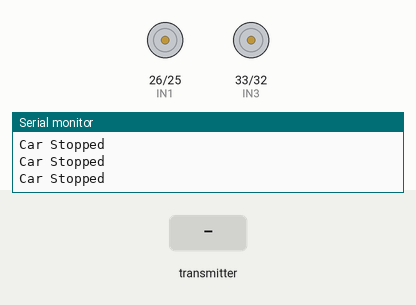
Simulated run of this sketch. Board: ESP32. On the bench: motor-driver pin pairs drawn as motors (green arrow = first pin HIGH = forward, orange = second pin HIGH = backward, longer = more drive), the last lines printed to the serial monitor. The inputs (shaded band) are chosen by the test bench.

Above: at 1.2 s.
1.3 s: the transmitter starts sending f = 1
At 2.2 s:
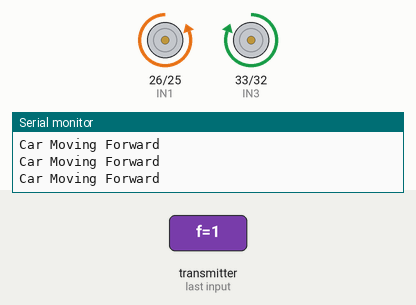
2.8 s: the transmitter starts sending f = 0
At 3.4 s:
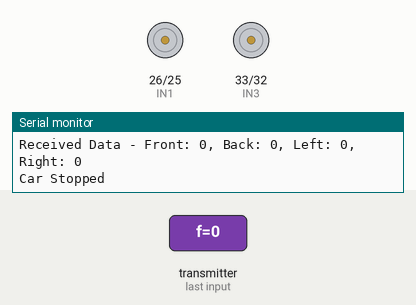
4.3 s: the transmitter starts sending b = 1
At 4.7 s:
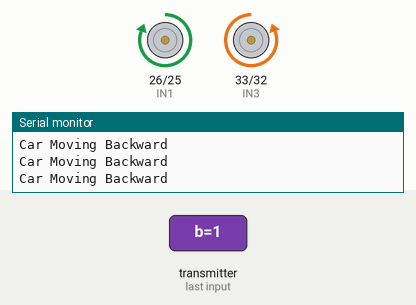
5.8 s: the transmitter starts sending b = 0
At 7.0 s:
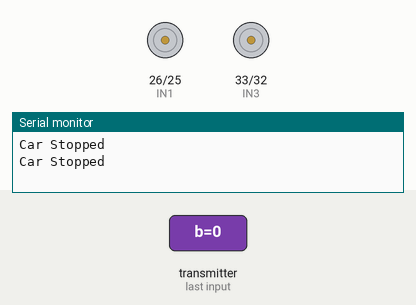
7.3 s: the transmitter starts sending l = 1
At 8.3 s:
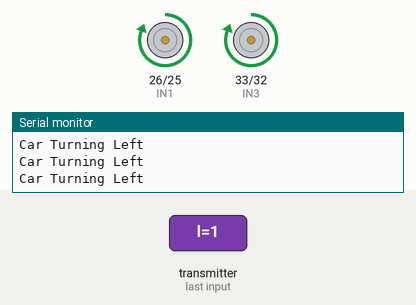
Timing chart, 0 to 9.8 s (numbered marks = the images above; inputs shaded):
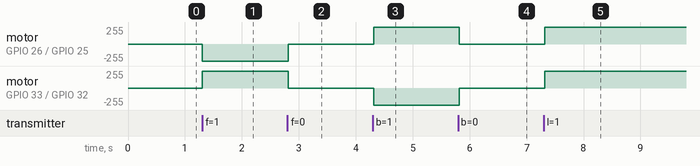

Measured:
- after the input at 1.3 s, motor on GPIO 26 (IN1) / GPIO 25 (IN2): stopped → backward 255/255 at once; motor on GPIO 33 (IN3) / GPIO 32 (IN4): stopped → forward 255/255 at once
- after the input at 2.8 s, motor on GPIO 26 (IN1) / GPIO 25 (IN2): backward 255/255 → stopped at once; motor on GPIO 33 (IN3) / GPIO 32 (IN4): forward 255/255 → stopped at once
- after the input at 4.3 s, motor on GPIO 26 (IN1) / GPIO 25 (IN2): stopped → forward 255/255 at once; motor on GPIO 33 (IN3) / GPIO 32 (IN4): stopped → backward 255/255 at once
- after the input at 5.8 s, motor on GPIO 26 (IN1) / GPIO 25 (IN2): forward 255/255 → stopped at once; motor on GPIO 33 (IN3) / GPIO 32 (IN4): backward 255/255 → stopped at once
- after the input at 7.3 s, motor on GPIO 26 (IN1) / GPIO 25 (IN2), motor on GPIO 33 (IN3) / GPIO 32 (IN4): stopped → forward 255/255 at once

The sketch:

receiver.ino
```cpp
#include <esp_now.h>
#include <WiFi.h>

#define IN1 26
#define IN2 25
#define IN3 33
#define IN4 32

bool front = false;
bool back = false;
bool left = false;
bool right = false;

typedef struct {
  bool f;
  bool b;
  bool l;
  bool r;
} message;

message data;

void OnDataRecv(const uint8_t *mac_addr, const uint8_t *incomingData, int len) {
  if (len == sizeof(message)) {
    memcpy(&data, incomingData, sizeof(data));

    front = data.f;
    back  = data.b;
    left  = data.l;
    right = data.r;

    Serial.print("Received Data - Front: ");
    Serial.print(front);
    Serial.print(", Back: ");
    Serial.print(back);
    Serial.print(", Left: ");
    Serial.print(left);
    Serial.print(", Right: ");
    Serial.println(right);
  } else {
    Serial.println("Received unexpected data length");
  }
}

void setup() {
  Serial.begin(115200);
  Serial.println("ESP-NOW Receiver Initialized");

  pinMode(IN1, OUTPUT);
  pinMode(IN2, OUTPUT);
  pinMode(IN3, OUTPUT);
  pinMode(IN4, OUTPUT);

  carStop();

  WiFi.mode(WIFI_STA);
  Serial.println("WiFi Mode set to STA");

  if (esp_now_init() != ESP_OK) {
    Serial.println("Error initializing ESP-NOW");
    ESP.restart();
  } else {
    Serial.println("ESP-NOW Initialized Successfully");
  }

  esp_now_register_recv_cb(OnDataRecv);
  Serial.println("Receive Callback Registered");
}

void loop() {
  if (front) {
    carforward();
  }
  else if (back) {
    carbackward();
  }
  else if (left) {
    carturnleft();
  }
  else if (right) {
    carturnright();
  }
  else {
    carStop();
  }

  delay(100);
}

void carforward() {
  digitalWrite(IN1, LOW);
  digitalWrite(IN2, HIGH);
  digitalWrite(IN3, HIGH);
  digitalWrite(IN4, LOW);
  Serial.println("Car Moving Forward");
}

void carbackward() {
  digitalWrite(IN1, HIGH);
  digitalWrite(IN2, LOW);
  digitalWrite(IN3, LOW);
  digitalWrite(IN4, HIGH);
  Serial.println("Car Moving Backward");
}

void carturnleft() {
  digitalWrite(IN1, HIGH);
  digitalWrite(IN2, LOW);
  digitalWrite(IN3, HIGH);
  digitalWrite(IN4, LOW);
  Serial.println("Car Turning Left");
}

void carturnright() {
  digitalWrite(IN1, LOW);
  digitalWrite(IN2, HIGH);
  digitalWrite(IN3, LOW);
  digitalWrite(IN4, HIGH);
  Serial.println("Car Turning Right");
}

void carStop() {
  digitalWrite(IN1, LOW);
  digitalWrite(IN2, LOW);
  digitalWrite(IN3, LOW);
  digitalWrite(IN4, LOW);
  Serial.println("Car Stopped");
}
```
